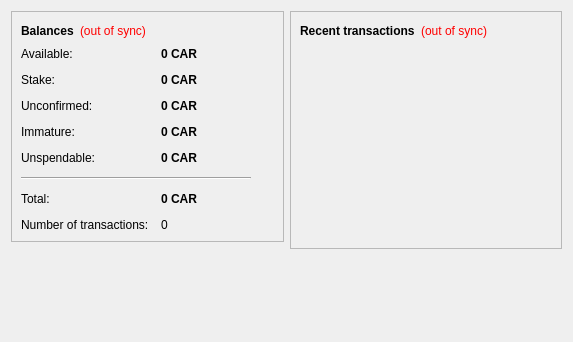
<?xml version="1.0" encoding="UTF-8"?>
<ui version="4.0">
 <class>OverviewPage</class>
 <widget class="QWidget" name="OverviewPage">
  <property name="geometry">
   <rect>
    <x>0</x>
    <y>0</y>
    <width>573</width>
    <height>342</height>
   </rect>
  </property>
  <property name="windowTitle">
   <string>Form</string>
  </property>
  <layout class="QHBoxLayout" name="horizontalLayout" stretch="1,1">
   <item>
    <layout class="QVBoxLayout" name="verticalLayout_2">
     <item>
      <widget class="QFrame" name="frame">
       <property name="frameShape">
        <enum>QFrame::StyledPanel</enum>
       </property>
       <property name="frameShadow">
        <enum>QFrame::Raised</enum>
       </property>
       <layout class="QVBoxLayout" name="verticalLayout_4">
        <item>
         <layout class="QHBoxLayout" name="horizontalLayout_4">
          <item>
           <widget class="QLabel" name="label_5">
            <property name="font">
             <font>
              <weight>75</weight>
              <bold>true</bold>
             </font>
            </property>
            <property name="text">
             <string>Balances</string>
            </property>
           </widget>
          </item>
          <item>
           <widget class="QLabel" name="labelWalletStatus">
            <property name="toolTip">
             <string>The displayed information may be out of date. Your wallet automatically synchronizes with the CareerCoin network after a connection is established, but this process has not completed yet.</string>
            </property>
            <property name="styleSheet">
             <string notr="true">QLabel { color: red; }</string>
            </property>
            <property name="text">
             <string notr="true">(out of sync)</string>
            </property>
            <property name="alignment">
             <set>Qt::AlignLeading|Qt::AlignLeft|Qt::AlignVCenter</set>
            </property>
           </widget>
          </item>
          <item>
           <spacer name="horizontalSpacer_2">
            <property name="orientation">
             <enum>Qt::Horizontal</enum>
            </property>
            <property name="sizeHint" stdset="0">
             <size>
              <width>40</width>
              <height>20</height>
             </size>
            </property>
           </spacer>
          </item>
         </layout>
        </item>
        <item>
         <layout class="QFormLayout" name="formLayout_2">
          <property name="fieldGrowthPolicy">
           <enum>QFormLayout::AllNonFixedFieldsGrow</enum>
          </property>
          <property name="horizontalSpacing">
           <number>12</number>
          </property>
          <property name="verticalSpacing">
           <number>12</number>
          </property>
          <item row="0" column="0">
           <widget class="QLabel" name="labelAvailableText">
            <property name="toolTip">
             <string>Your current available balance</string>
            </property>
            <property name="text">
             <string>Available:</string>
            </property>
           </widget>
          </item>
          <item row="0" column="1">
           <widget class="QLabel" name="labelAvailable">
            <property name="font">
             <font>
              <weight>75</weight>
              <bold>true</bold>
             </font>
            </property>
            <property name="cursor">
             <cursorShape>IBeamCursor</cursorShape>
            </property>
            <property name="toolTip">
             <string>Your current available balance</string>
            </property>
            <property name="text">
             <string notr="true">0 CAR</string>
            </property>
            <property name="alignment">
             <set>Qt::AlignLeading|Qt::AlignLeft|Qt::AlignVCenter</set>
            </property>
            <property name="textInteractionFlags">
             <set>Qt::LinksAccessibleByMouse|Qt::TextSelectableByKeyboard|Qt::TextSelectableByMouse</set>
            </property>
           </widget>
          </item>
          <item row="1" column="0">
           <widget class="QLabel" name="label_6">
            <property name="toolTip">
             <string>Total of coins that was staked, and do not yet count toward the current balance</string>
            </property>
            <property name="text">
             <string>Stake:</string>
            </property>
           </widget>
          </item>
          <item row="1" column="1">
           <widget class="QLabel" name="labelStake">
            <property name="font">
             <font>
              <weight>75</weight>
              <bold>true</bold>
             </font>
            </property>
            <property name="cursor">
             <cursorShape>IBeamCursor</cursorShape>
            </property>
            <property name="toolTip">
             <string>Total of coins that was staked, and do not yet count toward the current balance</string>
            </property>
            <property name="text">
             <string notr="true">0 CAR</string>
            </property>
            <property name="alignment">
             <set>Qt::AlignLeading|Qt::AlignLeft|Qt::AlignVCenter</set>
            </property>
            <property name="textInteractionFlags">
             <set>Qt::LinksAccessibleByMouse|Qt::TextSelectableByKeyboard|Qt::TextSelectableByMouse</set>
            </property>
           </widget>
          </item>
          <item row="2" column="0">
           <widget class="QLabel" name="label_3">
            <property name="toolTip">
             <string>Total of transactions that have yet to be confirmed, and do not yet count toward the current balance</string>
            </property>
            <property name="text">
             <string>Unconfirmed:</string>
            </property>
           </widget>
          </item>
          <item row="2" column="1">
           <widget class="QLabel" name="labelUnconfirmed">
            <property name="font">
             <font>
              <weight>75</weight>
              <bold>true</bold>
             </font>
            </property>
            <property name="cursor">
             <cursorShape>IBeamCursor</cursorShape>
            </property>
            <property name="toolTip">
             <string>Total of transactions that have yet to be confirmed, and do not yet count toward the current balance</string>
            </property>
            <property name="text">
             <string notr="true">0 CAR</string>
            </property>
            <property name="alignment">
             <set>Qt::AlignLeading|Qt::AlignLeft|Qt::AlignVCenter</set>
            </property>
            <property name="textInteractionFlags">
             <set>Qt::LinksAccessibleByMouse|Qt::TextSelectableByKeyboard|Qt::TextSelectableByMouse</set>
            </property>
           </widget>
          </item>
          <item row="3" column="0">
           <widget class="QLabel" name="labelImmatureText">
            <property name="toolTip">
             <string>Mined balance that has not yet matured</string>
            </property>
            <property name="text">
             <string>Immature:</string>
            </property>
           </widget>
          </item>
          <item row="3" column="1">
           <widget class="QLabel" name="labelImmature">
            <property name="font">
             <font>
              <weight>75</weight>
              <bold>true</bold>
             </font>
            </property>
            <property name="toolTip">
             <string>Mined balance that has not yet matured</string>
            </property>
            <property name="text">
             <string notr="true">0 CAR</string>
            </property>
            <property name="alignment">
             <set>Qt::AlignLeading|Qt::AlignLeft|Qt::AlignVCenter</set>
            </property>
            <property name="textInteractionFlags">
             <set>Qt::LinksAccessibleByMouse|Qt::TextSelectableByKeyboard|Qt::TextSelectableByMouse</set>
            </property>
           </widget>
          </item>
          <item row="4" column="0">
           <widget class="QLabel" name="labelBalanceWatchOnlyText">
            <property name="toolTip">
             <string>Your unspendable balance</string>
            </property>
            <property name="text">
             <string>Unspendable:</string>
            </property>
           </widget>
          </item>
          <item row="4" column="1">
           <widget class="QLabel" name="labelBalanceWatchOnly">
            <property name="font">
             <font>
              <weight>75</weight>
              <bold>true</bold>
             </font>
            </property>
            <property name="cursor">
             <cursorShape>IBeamCursor</cursorShape>
            </property>
            <property name="toolTip">
             <string>Your unspendable balance</string>
            </property>
            <property name="text">
             <string notr="true">0 CAR</string>
            </property>
            <property name="alignment">
             <set>Qt::AlignLeading|Qt::AlignLeft|Qt::AlignVCenter</set>
            </property>
            <property name="textInteractionFlags">
             <set>Qt::LinksAccessibleByMouse|Qt::TextSelectableByKeyboard|Qt::TextSelectableByMouse</set>
            </property>
           </widget>
          </item>
          <item row="5" column="0" colspan="2">
           <widget class="Line" name="line">
            <property name="maximumSize">
             <size>
              <width>230</width>
              <height>16777215</height>
             </size>
            </property>
            <property name="orientation">
             <enum>Qt::Horizontal</enum>
            </property>
           </widget>
          </item>
          <item row="6" column="0">
           <widget class="QLabel" name="labelTotalText">
            <property name="toolTip">
             <string>Your current total balance</string>
            </property>
            <property name="text">
             <string>Total:</string>
            </property>
           </widget>
          </item>
          <item row="6" column="1">
           <widget class="QLabel" name="labelTotal">
            <property name="font">
             <font>
              <weight>75</weight>
              <bold>true</bold>
             </font>
            </property>
            <property name="toolTip">
             <string>Your current total balance</string>
            </property>
            <property name="text">
             <string notr="true">0 CAR</string>
            </property>
            <property name="alignment">
             <set>Qt::AlignLeading|Qt::AlignLeft|Qt::AlignVCenter</set>
            </property>
            <property name="textInteractionFlags">
             <set>Qt::LinksAccessibleByMouse|Qt::TextSelectableByKeyboard|Qt::TextSelectableByMouse</set>
            </property>
           </widget>
          </item>
          <item row="7" column="0">
           <widget class="QLabel" name="label_2">
            <property name="toolTip">
             <string>Total number of transactions in wallet</string>
            </property>
            <property name="text">
             <string>Number of transactions:</string>
            </property>
           </widget>
          </item>
          <item row="7" column="1">
           <widget class="QLabel" name="labelNumTransactions">
            <property name="toolTip">
             <string>Total number of transactions in wallet</string>
            </property>
            <property name="text">
             <string notr="true">0</string>
            </property>
           </widget>
          </item>
         </layout>
        </item>
       </layout>
      </widget>
     </item>
     <item>
      <spacer name="verticalSpacer">
       <property name="orientation">
        <enum>Qt::Vertical</enum>
       </property>
       <property name="sizeHint" stdset="0">
        <size>
         <width>20</width>
         <height>40</height>
        </size>
       </property>
      </spacer>
     </item>
    </layout>
   </item>
   <item>
    <layout class="QVBoxLayout" name="verticalLayout_3">
     <item>
      <widget class="QFrame" name="frame_2">
       <property name="frameShape">
        <enum>QFrame::StyledPanel</enum>
       </property>
       <property name="frameShadow">
        <enum>QFrame::Raised</enum>
       </property>
       <layout class="QVBoxLayout" name="verticalLayout">
        <item>
         <layout class="QHBoxLayout" name="horizontalLayout_2">
          <item>
           <widget class="QLabel" name="label_4">
            <property name="text">
             <string>&lt;b&gt;Recent transactions&lt;/b&gt;</string>
            </property>
           </widget>
          </item>
          <item>
           <widget class="QLabel" name="labelTransactionsStatus">
            <property name="toolTip">
             <string>The displayed information may be out of date. Your wallet automatically synchronizes with the CareerCoin network after a connection is established, but this process has not completed yet.</string>
            </property>
            <property name="styleSheet">
             <string notr="true">QLabel { color: red; }</string>
            </property>
            <property name="text">
             <string notr="true">(out of sync)</string>
            </property>
            <property name="alignment">
             <set>Qt::AlignRight|Qt::AlignTrailing|Qt::AlignVCenter</set>
            </property>
           </widget>
          </item>
          <item>
           <spacer name="horizontalSpacer">
            <property name="orientation">
             <enum>Qt::Horizontal</enum>
            </property>
            <property name="sizeHint" stdset="0">
             <size>
              <width>40</width>
              <height>20</height>
             </size>
            </property>
           </spacer>
          </item>
         </layout>
        </item>
        <item>
         <widget class="QListView" name="listTransactions">
          <property name="styleSheet">
           <string notr="true">QListView { background: transparent; }</string>
          </property>
          <property name="frameShape">
           <enum>QFrame::NoFrame</enum>
          </property>
          <property name="verticalScrollBarPolicy">
           <enum>Qt::ScrollBarAlwaysOff</enum>
          </property>
          <property name="horizontalScrollBarPolicy">
           <enum>Qt::ScrollBarAlwaysOff</enum>
          </property>
          <property name="selectionMode">
           <enum>QAbstractItemView::NoSelection</enum>
          </property>
         </widget>
        </item>
       </layout>
      </widget>
     </item>
     <item>
      <spacer name="verticalSpacer_2">
       <property name="orientation">
        <enum>Qt::Vertical</enum>
       </property>
       <property name="sizeHint" stdset="0">
        <size>
         <width>20</width>
         <height>40</height>
        </size>
       </property>
      </spacer>
     </item>
    </layout>
   </item>
  </layout>
 </widget>
 <resources/>
 <connections/>
</ui>
